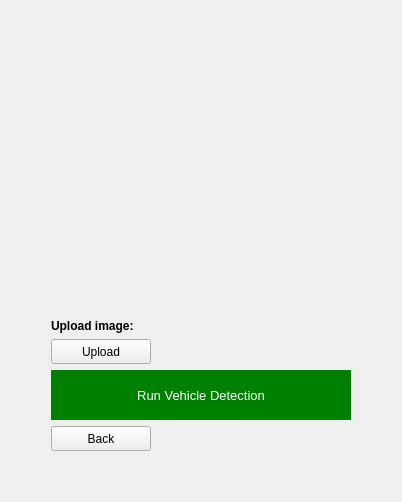
     <widget class="QWidget" name="vehicleDetection">
      <layout class="QGridLayout" name="gridLayout_7">
       <item row="7" column="1">
        <widget class="QPushButton" name="backFromVehicleDetection">
         <property name="sizePolicy">
          <sizepolicy hsizetype="Fixed" vsizetype="Fixed">
           <horstretch>0</horstretch>
           <verstretch>0</verstretch>
          </sizepolicy>
         </property>
         <property name="minimumSize">
          <size>
           <width>100</width>
           <height>25</height>
          </size>
         </property>
         <property name="maximumSize">
          <size>
           <width>100</width>
           <height>25</height>
          </size>
         </property>
         <property name="text">
          <string>Back</string>
         </property>
        </widget>
       </item>
       <item row="6" column="1" colspan="2">
        <widget class="QPushButton" name="runVehicleDetection">
         <property name="sizePolicy">
          <sizepolicy hsizetype="Fixed" vsizetype="Fixed">
           <horstretch>0</horstretch>
           <verstretch>0</verstretch>
          </sizepolicy>
         </property>
         <property name="minimumSize">
          <size>
           <width>300</width>
           <height>50</height>
          </size>
         </property>
         <property name="maximumSize">
          <size>
           <width>300</width>
           <height>50</height>
          </size>
         </property>
         <property name="styleSheet">
          <string notr="true">background-color: Green; /* Blue background */
border: none; /* Remove borders */
color: white; /* White text */
font-size: 13px; /* Set a font size */
cursor: pointer; /* Mouse pointer on hover */</string>
         </property>
         <property name="text">
          <string>Run Vehicle Detection</string>
         </property>
        </widget>
       </item>
       <item row="5" column="1" alignment="Qt::AlignLeft">
        <widget class="QPushButton" name="uploadVehicleImage">
         <property name="sizePolicy">
          <sizepolicy hsizetype="Fixed" vsizetype="Fixed">
           <horstretch>0</horstretch>
           <verstretch>0</verstretch>
          </sizepolicy>
         </property>
         <property name="minimumSize">
          <size>
           <width>100</width>
           <height>25</height>
          </size>
         </property>
         <property name="maximumSize">
          <size>
           <width>100</width>
           <height>25</height>
          </size>
         </property>
         <property name="text">
          <string>Upload</string>
         </property>
        </widget>
       </item>
       <item row="8" column="1" colspan="2">
        <spacer name="verticalSpacer_11">
         <property name="orientation">
          <enum>Qt::Vertical</enum>
         </property>
         <property name="sizeHint" stdset="0">
          <size>
           <width>20</width>
           <height>40</height>
          </size>
         </property>
        </spacer>
       </item>
       <item row="5" column="2" alignment="Qt::AlignLeft">
        <widget class="QLabel" name="uploadVehicleLabel">
         <property name="text">
          <string/>
         </property>
        </widget>
       </item>
       <item row="1" column="0" rowspan="7">
        <spacer name="horizontalSpacer_11">
         <property name="orientation">
          <enum>Qt::Horizontal</enum>
         </property>
         <property name="sizeHint" stdset="0">
          <size>
           <width>40</width>
           <height>20</height>
          </size>
         </property>
        </spacer>
       </item>
       <item row="1" column="3" rowspan="7">
        <spacer name="horizontalSpacer_12">
         <property name="orientation">
          <enum>Qt::Horizontal</enum>
         </property>
         <property name="sizeHint" stdset="0">
          <size>
           <width>40</width>
           <height>20</height>
          </size>
         </property>
        </spacer>
       </item>
       <item row="0" column="1" colspan="2">
        <spacer name="verticalSpacer_12">
         <property name="orientation">
          <enum>Qt::Vertical</enum>
         </property>
         <property name="sizeHint" stdset="0">
          <size>
           <width>20</width>
           <height>40</height>
          </size>
         </property>
        </spacer>
       </item>
       <item row="4" column="1">
        <widget class="QLabel" name="vehicleDetectionLabel">
         <property name="styleSheet">
          <string notr="true">font-weight: bold;</string>
         </property>
         <property name="text">
          <string>Upload image:</string>
         </property>
        </widget>
       </item>
       <item row="3" column="1" colspan="2" alignment="Qt::AlignHCenter">
        <widget class="QLabel" name="vehicleImagePreview">
         <property name="sizePolicy">
          <sizepolicy hsizetype="Fixed" vsizetype="Fixed">
           <horstretch>0</horstretch>
           <verstretch>0</verstretch>
          </sizepolicy>
         </property>
         <property name="minimumSize">
          <size>
           <width>250</width>
           <height>250</height>
          </size>
         </property>
         <property name="maximumSize">
          <size>
           <width>250</width>
           <height>250</height>
          </size>
         </property>
         <property name="text">
          <string/>
         </property>
        </widget>
       </item>
      </layout>
     </widget>
